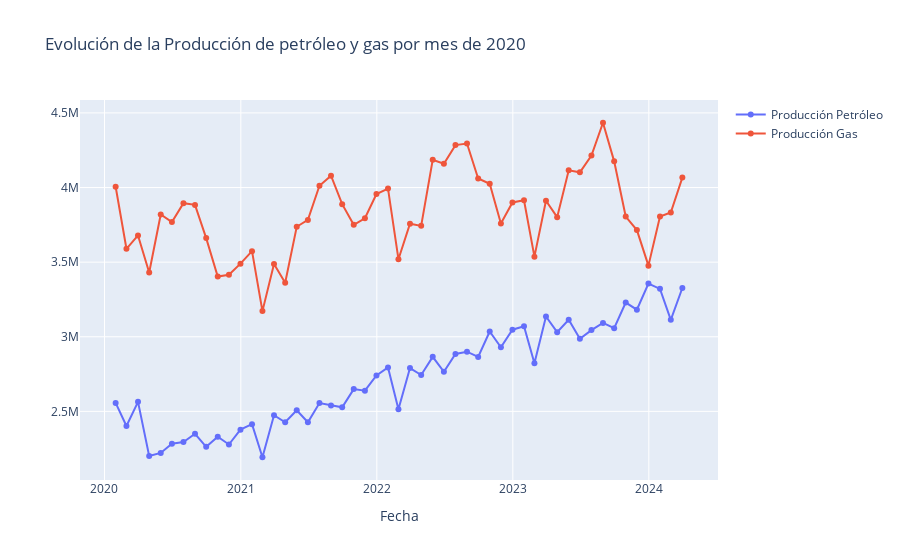

Notebook code cell kept with this figure:
### Code cell
fig = go.Figure()

fig.add_trace(go.Scatter(
    x=data_por_mes.index,
    y=data_por_mes['prod_pet'],
    mode='lines+markers',
    name='Producción Petróleo'
))
fig.add_trace(go.Scatter(
    x=data_por_mes.index,
    y=data_por_mes['prod_gas'],
    mode='lines+markers',
    name='Producción Gas'
))

fig.update_layout(
    title='Evolución de la Producción de petróleo y gas por mes de 2020',
    xaxis_title='Fecha',
)

fig.show()
